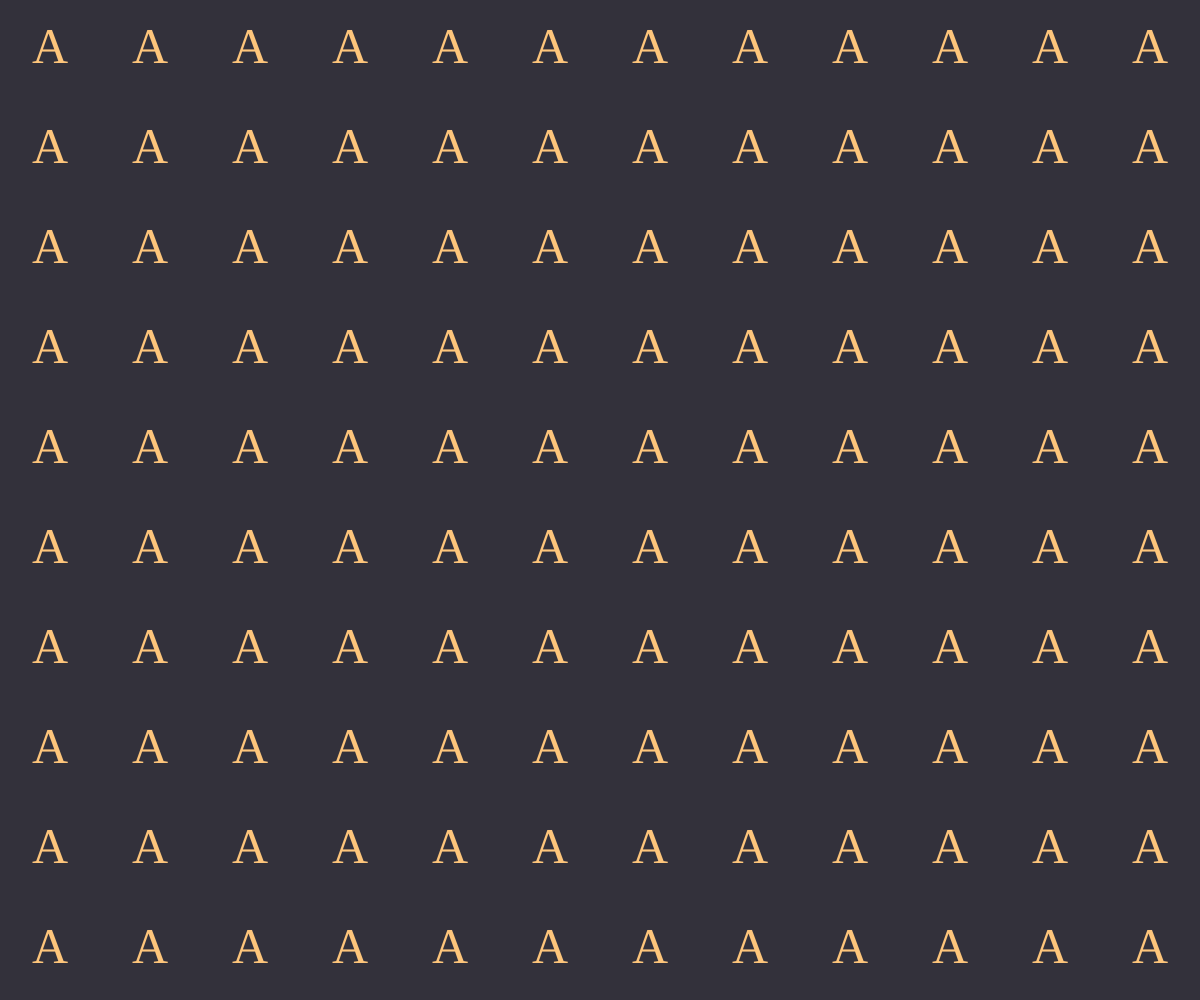
Frame 1 (no input)
Frame 60 (no input): identical to frame 1, image omitted
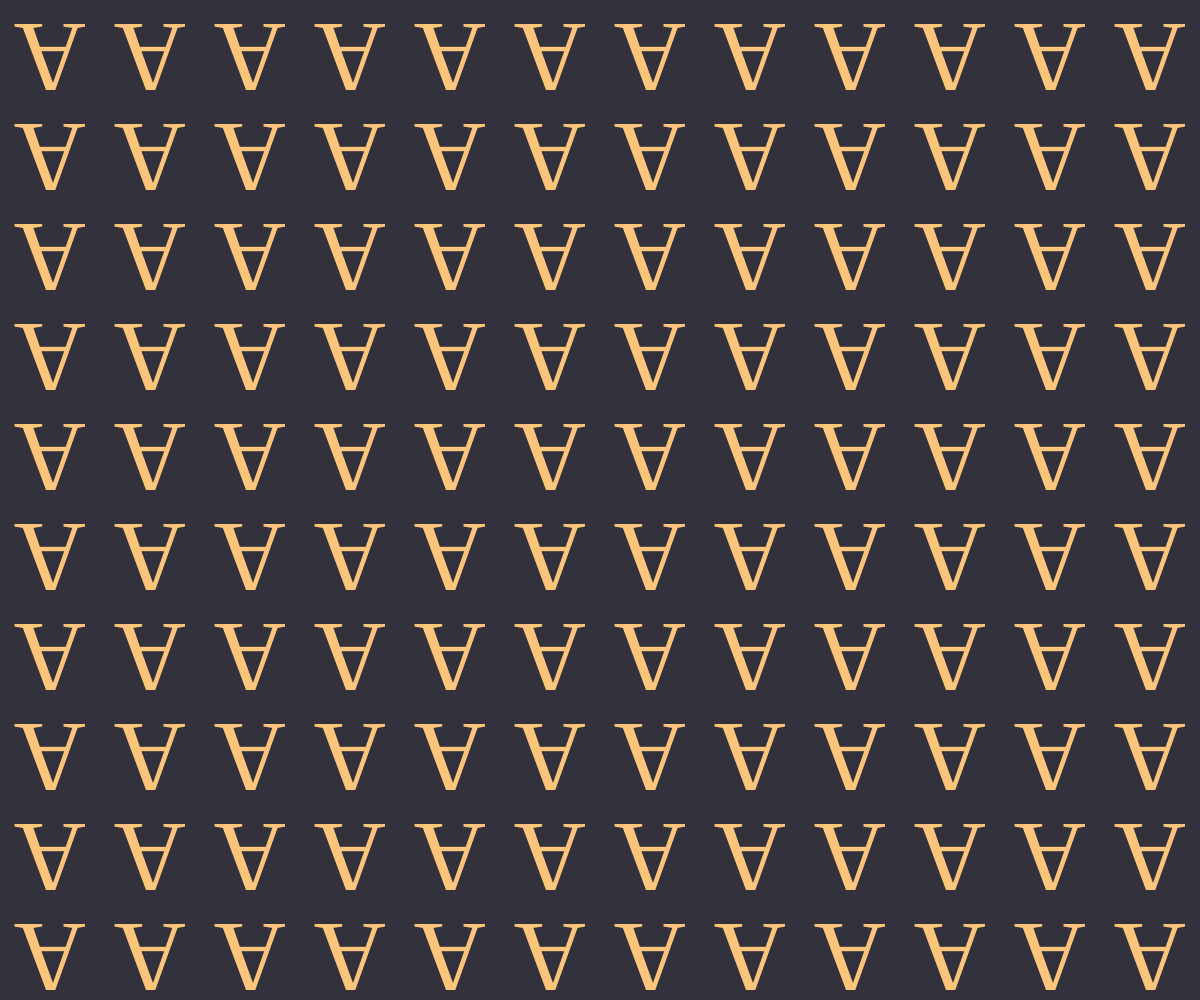
Frame 120 (the mouse pressed at the canvas centre since frame 60)

The p5.js sketch that drew these frames (run headless with seeded random() and noise() and a simulated clock; from frame 60 on, the mouse is pressed at the canvas centre):

// p5.js sketch
// ── sketch.js
let slotSize = 100;
let marginX
let marginY
let step = 1
let c = 'A'
let colorsfront = [ "#fdc57b", "#fb3569", "#51eaea"]
let colorsback = ["#33313b", "#62374e", "#3c415e", "#115173"]

let c1
let c2

let fonts = ["Merriweather", "Monoton", "Rye"]


function setup() {

    createCanvas(windowWidth, windowHeight);

    pixelDensity(1)
    textSize(slotSize)
    textAlign(CENTER, CENTER)

    c1 = "#33313b"
    c2 = "#fdc57b"

    marginX = windowWidth - int((windowWidth / slotSize)) * slotSize;
    marginY = windowHeight - int((windowHeight / slotSize)) * slotSize;

    textFont('Monoton')

}


function draw() {

    background(c1)


    for (var x = -slotSize / 2; x < width + slotSize; x += slotSize) {
        for (var y = -slotSize / 2; y < height + slotSize; y += slotSize) {
            push()
            textSize(slotSize * map(mouseX, 0, width, 0.5, 1.5))
            //textSize(slotSize)
            textAlign(CENTER, CENTER)
            fill(c2)

            scale(1, 1)
            translate(x, y)
            rotate(map(mouseY, 0, height, 0, TWO_PI))
            text(c, 0, 0)
            for (let i = 1; i < step; i++) {

                text(c, i * slotSize / step, 0)
            }


            pop()
        }




    }


}

function keyTyped() {

    c = key
}

function mouseReleased() {
    slotSize = int(random(5, 25)) * 10
    step = int(random(1, 6))
    c1 = colorsback[int(random(colorsback.length))]
    c2 = colorsfront[int(random(colorsfront.length))]
    let f = fonts[int(random(fonts.length))]
    textFont(f)


    //slotSize = int(map(mouseX, 0, width, 3, 15))*10
    marginX = windowWidth - int((windowWidth / slotSize)) * slotSize;
    marginY = windowHeight - int((windowHeight / slotSize)) * slotSize;

    console.log(slotSize, step, c1, c2, f)

}

function windowResized() {
    resizeCanvas(windowWidth, windowHeight);
    marginX = windowWidth - int((windowWidth / slotSize)) * slotSize;
    marginY = windowHeight - int((windowHeight / slotSize)) * slotSize;
}
